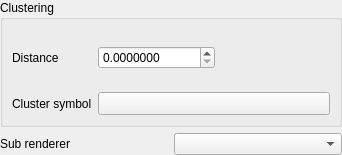
<?xml version="1.0" encoding="UTF-8"?>
<ui version="4.0">
 <class>QgsLineClusterRendererWidgetBase</class>
 <widget class="QWidget" name="QgsLineClusterRendererWidgetBase">
  <property name="geometry">
   <rect>
    <x>0</x>
    <y>0</y>
    <width>342</width>
    <height>155</height>
   </rect>
  </property>
  <property name="windowTitle">
   <string notr="true">Line Cluster</string>
  </property>
  <layout class="QVBoxLayout" name="mLayout" stretch="0,1">
   <property name="leftMargin">
    <number>0</number>
   </property>
   <property name="topMargin">
    <number>0</number>
   </property>
   <property name="rightMargin">
    <number>0</number>
   </property>
   <property name="bottomMargin">
    <number>0</number>
   </property>
   <item>
    <widget class="QGroupBox" name="groupBox">
     <property name="title">
      <string>Clustering</string>
     </property>
     <layout class="QGridLayout" name="gridLayout" columnstretch="0,1">
      <item row="0" column="0">
       <widget class="QLabel" name="mDistanceToleranceLabel">
        <property name="text">
         <string>Distance</string>
        </property>
       </widget>
      </item>
      <item row="0" column="1">
       <layout class="QHBoxLayout" name="horizontalLayout_2">
        <item>
         <widget class="QgsDoubleSpinBox" name="mDistanceSpinBox">
          <property name="decimals">
           <number>7</number>
          </property>
          <property name="maximum">
           <double>999999999.000000000000000</double>
          </property>
         </widget>
        </item>
        <item>
         <widget class="QgsUnitSelectionWidget" name="mDistanceUnitWidget" native="true">
          <property name="focusPolicy">
           <enum>Qt::StrongFocus</enum>
          </property>
         </widget>
        </item>
       </layout>
      </item>
      <item row="1" column="0">
       <widget class="QLabel" name="mCenterSymbolLabel">
        <property name="text">
         <string>Cluster symbol</string>
        </property>
       </widget>
      </item>
      <item row="1" column="1">
       <widget class="QgsSymbolButton" name="mClusterLineSymbolToolButton">
        <property name="sizePolicy">
         <sizepolicy hsizetype="Preferred" vsizetype="Fixed">
          <horstretch>0</horstretch>
          <verstretch>0</verstretch>
         </sizepolicy>
        </property>
        <property name="text">
         <string/>
        </property>
       </widget>
      </item>
     </layout>
    </widget>
   </item>
   <item>
    <layout class="QHBoxLayout" name="horizontalLayout">
     <item>
      <widget class="QLabel" name="mRendererLabel">
       <property name="text">
        <string>Sub renderer</string>
       </property>
      </widget>
     </item>
     <item>
      <widget class="QComboBox" name="mRendererComboBox"/>
     </item>
    </layout>
   </item>
  </layout>
 </widget>
 <customwidgets>
  <customwidget>
   <class>QgsDoubleSpinBox</class>
   <extends>QDoubleSpinBox</extends>
   <header>qgsdoublespinbox.h</header>
  </customwidget>
  <customwidget>
   <class>QgsSymbolButton</class>
   <extends>QToolButton</extends>
   <header>qgssymbolbutton.h</header>
  </customwidget>
  <customwidget>
   <class>QgsUnitSelectionWidget</class>
   <extends>QWidget</extends>
   <header>qgsunitselectionwidget.h</header>
   <container>1</container>
  </customwidget>
 </customwidgets>
 <tabstops>
  <tabstop>mRendererComboBox</tabstop>
 </tabstops>
 <resources/>
 <connections/>
</ui>
